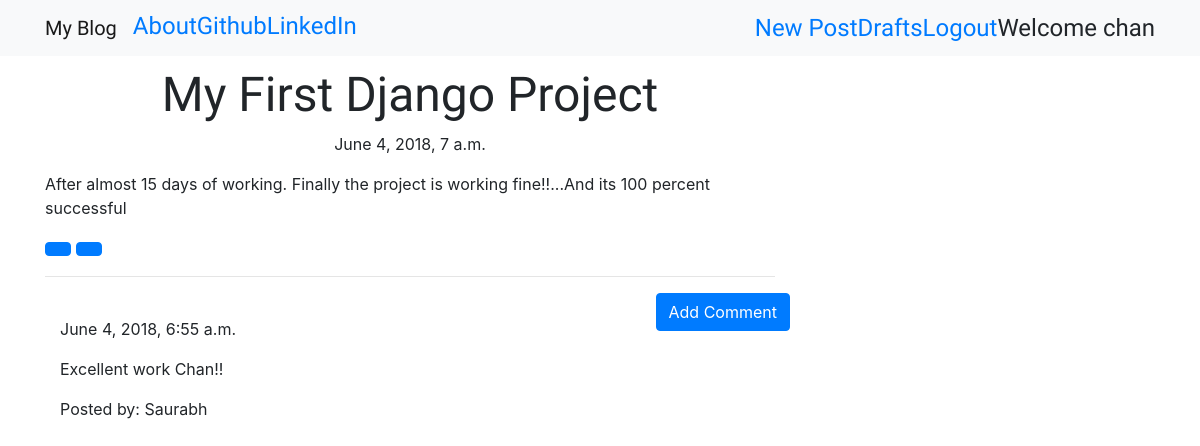
The app's page /post/1 (signed in) with its own data.
### blog/models.py (models this page shows, shortened)
class Post(models.Model):
	author=models.ForeignKey('auth.User',on_delete=models.CASCADE)	#new superuser created through this
	title=models.CharField(max_length=125)
	text=models.TextField()
	created_date=models.DateTimeField(default=timezone.now())	#created date is now
	published_date=models.DateTimeField(blank=True,null=True)	#this date will be added through below func which will be triggered through btn

class Comment(models.Model):
	post=models.ForeignKey('blog.Post',related_name='comments',on_delete=models.CASCADE)
	author=models.CharField(max_length=125)
	text=models.TextField()
	created_date=models.DateTimeField(default=timezone.now())
	approved_comment=models.BooleanField(default=False)

### blog/views.py (the view)
# urls.py: url(r'^post/(?P<pk>\d+)$',views.PostDetailView.as_view(),name='post_detail'),	#displays that post whose pk is clicked by user
class PostDetailView(DetailView):
	model=Post

### blog/templates/blog/post_detail.html (shortened to what this page needs)
{%extends 'blog/base.html'%}
{% block content %}
<h1 class="posttitle loader">{{post.title}}</h1>
{% if post.published_date %}
	<div class="date postdate">
	{{post.published_date}}
	</div>
{% else %}
	<a class="btn btn-default" href="{% url 'post_publish' pk=post.pk %}">Publish</a>
{% endif %}
<p class="postcontent">{{post.text|safe|linebreaksbr}}</p>
{% if user.is_authenticated %}
	<a class="btn btn-primary" href="{%url 'post_edit' pk=post.pk %}">
	</a>
	<a class="btn btn-primary" href="{%url 'post_remove' pk=post.pk %}">
	</a>
{% endif %}
<hr>
<a class="btn btn-primary btn-comment" href="{%url 'add_comment_to_post' pk=post.pk %}">Add Comment</a>
<div class="container">
{% for comment in post.comments.all %}
	<br>
	{% if user.is_authenticated or comment.approved_comment %}
		{{comment.created_date}}
		<p>{{comment.text|safe|linebreaks}}</p>
		<p> Posted by: {{comment.author}}</p>
	{% endif %}
	{% empty %}
		<p>No comments yet</p>
{% endfor %}
</div>
{% endblock %}

### blog/templates/blog/base.html (shortened to what this page needs)
<!DOCTYPE html>
{% load staticfiles %}
<html>
<head>
<link href="//netdna.bootstrapcdn.com/bootstrap/3.0.0/css/bootstrap-glyphicons.css" rel="stylesheet">
<link rel="stylesheet" href="https://stackpath.bootstrapcdn.com/bootstrap/4.1.0/css/bootstrap.min.css">
<link rel="stylesheet" href="//cdn.jsdelivr.net/npm/medium-editor@latest/dist/css/medium-editor.min.css" type="text/css" media="screen" charset="utf-8">
<link rel="stylesheet" href="{% static '/css/blog.css' %}">
</head>
<body class="loader">
<nav class="navbar navbar-expand-lg navbar-light bg-light techfont custom-navbar">
	<div class="container">
	<ul class="nav navbar-nav">
		<li><a class="navbar-brand bigbrand" href="{% url 'post_list' %}">My Blog</a></li>
		<li><a href="{% url 'about' %}"> About </a></li>
		<li><a href="https://github.com/"> Github </a></li>
		<li><a href="https://www.linkedin.com/"> LinkedIn </a></li>
	</ul>
	<ul class="nav navbar-nav navbar-right">
		{%if user.is_authenticated %}
			<li>
				<a href="{%url 'post_new'%}"> New Post </a>
			</li>
			<li>
				<a href="{%url 'post_draft_list'%}"> Drafts </a>
			</li>
			<li>
				<a href="{%url 'logout'%}"> Logout </a>
			</li>
			<li>
				<a>Welcome {{ user.username}}</a>
			</li>
		{% else %}
			<li>
				<a href="{%url 'login'%}"><span class="glyphicon glyphicon-user"></span></a>
			</li>
		{%endif%}
	</ul>
	</div>
</nav>
<div class="content container">
	<div class="row">
		<div class="col-md-8">
			<div class="blog_posts">
				{% block content %}
				{% endblock %}
			</div>
		</div>
	</div>
</div>
</body>
</html>

### blog/static/css/blog.css (style rules this page uses)
.techfont { font-family: 'Exo', sans-serif; font-size: 1.5em; margin-bottom: 10px; }
.postdate { text-align:center; }
.posttitle { font-family: 'Exo', sans-serif; font-size: 3em; text-align:center; }
.postcontent { font-family: 'Montserrat'; font-size:1.5em; }

### records on screen
Post: title "My First Django Project", published_date "June 4, 2018, 7 a.m.", text "After almost 15 days of working. Finally the project is working fine!!...And its 100 percent successful"
Comment: created_date "June 4, 2018, 6:55 a.m.", text "Excellent work Chan!!", author "Saurabh"

### other values on screen
{{ user.username }} "chan"
